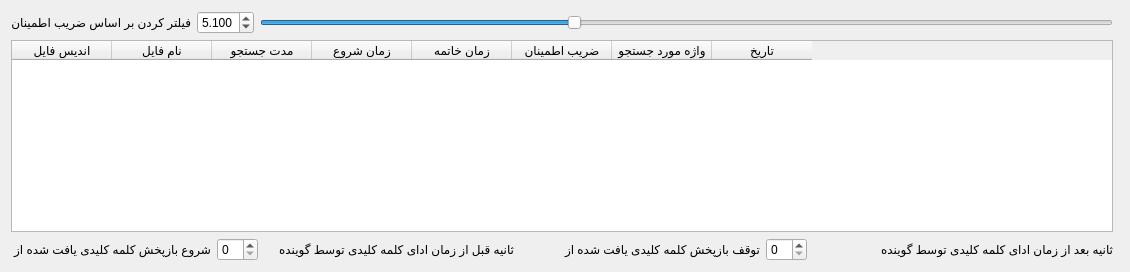
        <widget class="QWidget" name="tab_2">
         <attribute name="icon">
          <iconset resource="resource.qrc">
           <normaloff>:/icon/test.png</normaloff>:/icon/test.png</iconset>
         </attribute>
         <attribute name="title">
          <string>نتایج جستجو</string>
         </attribute>
         <layout class="QGridLayout" name="gridLayout_6">
          <item row="0" column="0">
           <layout class="QVBoxLayout" name="verticalLayout_21">
            <item>
             <layout class="QHBoxLayout" name="horizontalLayout_9">
              <item>
               <widget class="QLabel" name="label_27">
                <property name="text">
                 <string>فیلتر کردن بر اساس ضریب اطمینان</string>
                </property>
               </widget>
              </item>
              <item>
               <widget class="QDoubleSpinBox" name="threshSpinBox">
                <property name="enabled">
                 <bool>true</bool>
                </property>
                <property name="decimals">
                 <number>3</number>
                </property>
                <property name="minimum">
                 <double>4.000000000000000</double>
                </property>
                <property name="maximum">
                 <double>7.000000000000000</double>
                </property>
                <property name="singleStep">
                 <double>0.010000000000000</double>
                </property>
                <property name="value">
                 <double>5.100000000000000</double>
                </property>
               </widget>
              </item>
              <item>
               <widget class="QSlider" name="thresholdSlider">
                <property name="enabled">
                 <bool>true</bool>
                </property>
                <property name="layoutDirection">
                 <enum>Qt::LeftToRight</enum>
                </property>
                <property name="minimum">
                 <number>400</number>
                </property>
                <property name="maximum">
                 <number>700</number>
                </property>
                <property name="singleStep">
                 <number>1</number>
                </property>
                <property name="value">
                 <number>510</number>
                </property>
                <property name="orientation">
                 <enum>Qt::Horizontal</enum>
                </property>
               </widget>
              </item>
             </layout>
            </item>
            <item>
             <widget class="QTableWidget" name="resultTable">
              <property name="editTriggers">
               <set>QAbstractItemView::NoEditTriggers</set>
              </property>
              <property name="alternatingRowColors">
               <bool>true</bool>
              </property>
              <property name="selectionMode">
               <enum>QAbstractItemView::SingleSelection</enum>
              </property>
              <property name="selectionBehavior">
               <enum>QAbstractItemView::SelectRows</enum>
              </property>
              <property name="verticalScrollMode">
               <enum>QAbstractItemView::ScrollPerPixel</enum>
              </property>
              <property name="horizontalScrollMode">
               <enum>QAbstractItemView::ScrollPerPixel</enum>
              </property>
              <property name="rowCount">
               <number>0</number>
              </property>
              <column>
               <property name="text">
                <string>اندیس فایل</string>
               </property>
              </column>
              <column>
               <property name="text">
                <string>نام فایل</string>
               </property>
              </column>
              <column>
               <property name="text">
                <string>مدت جستجو</string>
               </property>
              </column>
              <column>
               <property name="text">
                <string>زمان شروع</string>
               </property>
              </column>
              <column>
               <property name="text">
                <string>زمان خاتمه</string>
               </property>
              </column>
              <column>
               <property name="text">
                <string>ضریب اطمینان</string>
               </property>
              </column>
              <column>
               <property name="text">
                <string>واژه مورد جستجو</string>
               </property>
              </column>
              <column>
               <property name="text">
                <string>تاریخ</string>
               </property>
              </column>
             </widget>
            </item>
            <item>
             <layout class="QHBoxLayout" name="horizontalLayout_3">
              <item>
               <widget class="QLabel" name="label_2">
                <property name="sizePolicy">
                 <sizepolicy hsizetype="Minimum" vsizetype="Minimum">
                  <horstretch>0</horstretch>
                  <verstretch>0</verstretch>
                 </sizepolicy>
                </property>
                <property name="minimumSize">
                 <size>
                  <width>200</width>
                  <height>0</height>
                 </size>
                </property>
                <property name="maximumSize">
                 <size>
                  <width>200</width>
                  <height>16777215</height>
                 </size>
                </property>
                <property name="text">
                 <string>شروع بازپخش کلمه کلیدی یافت شده از</string>
                </property>
               </widget>
              </item>
              <item>
               <widget class="QSpinBox" name="delaySpinBox">
                <property name="maximum">
                 <number>20</number>
                </property>
               </widget>
              </item>
              <item>
               <widget class="QLabel" name="label_3">
                <property name="minimumSize">
                 <size>
                  <width>250</width>
                  <height>0</height>
                 </size>
                </property>
                <property name="maximumSize">
                 <size>
                  <width>250</width>
                  <height>16777215</height>
                 </size>
                </property>
                <property name="text">
                 <string>ثانیه قبل از زمان ادای کلمه کلیدی توسط گوینده        </string>
                </property>
               </widget>
              </item>
              <item>
               <spacer name="horizontalSpacer_3">
                <property name="orientation">
                 <enum>Qt::Horizontal</enum>
                </property>
                <property name="sizeHint" stdset="0">
                 <size>
                  <width>40</width>
                  <height>20</height>
                 </size>
                </property>
               </spacer>
              </item>
              <item>
               <widget class="QLabel" name="label_4">
                <property name="sizePolicy">
                 <sizepolicy hsizetype="Minimum" vsizetype="Minimum">
                  <horstretch>0</horstretch>
                  <verstretch>0</verstretch>
                 </sizepolicy>
                </property>
                <property name="minimumSize">
                 <size>
                  <width>200</width>
                  <height>0</height>
                 </size>
                </property>
                <property name="maximumSize">
                 <size>
                  <width>200</width>
                  <height>16777215</height>
                 </size>
                </property>
                <property name="text">
                 <string>توقف بازپخش کلمه کلیدی یافت شده از</string>
                </property>
               </widget>
              </item>
              <item>
               <widget class="QSpinBox" name="waitSpinBox">
                <property name="minimum">
                 <number>0</number>
                </property>
                <property name="maximum">
                 <number>20</number>
                </property>
               </widget>
              </item>
              <item>
               <widget class="QLabel" name="label_5">
                <property name="minimumSize">
                 <size>
                  <width>300</width>
                  <height>0</height>
                 </size>
                </property>
                <property name="maximumSize">
                 <size>
                  <width>300</width>
                  <height>16777215</height>
                 </size>
                </property>
                <property name="text">
                 <string>ثانیه بعد از زمان ادای کلمه کلیدی توسط گوینده</string>
                </property>
               </widget>
              </item>
             </layout>
            </item>
           </layout>
          </item>
          <item row="2" column="0" colspan="2">
           <layout class="QHBoxLayout" name="horizontalLayout_16"/>
          </item>
         </layout>
        </widget>
